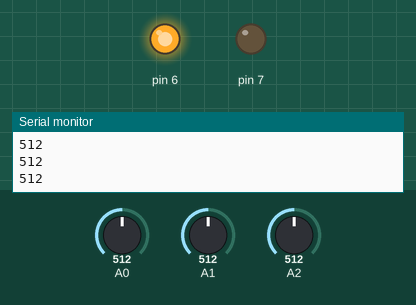
A sketch run on a simulated Arduino Uno, built with avr-gcc and run on an emulated ATmega328P. Shown: output pins drawn as LEDs (lit = HIGH), the last lines printed to the serial monitor. The inputs (shaded band) are chosen by the test bench; at power-on: A0 = 512, A2 = 512, A1 = 512.

Above: at 1.8 s.
1.9 s: A0 set to 493
At 2.8 s:
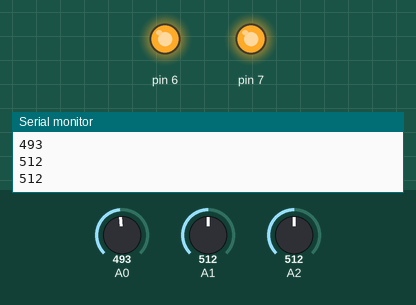
3.5 s: A2 set to 161
5.2 s: A2 set to 136
At 7.2 s:
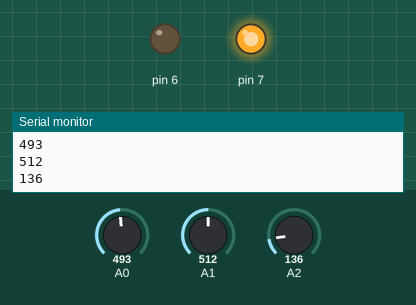
7.5 s: A1 set to 317
9.2 s: A1 set to 292
At 10.3 s:
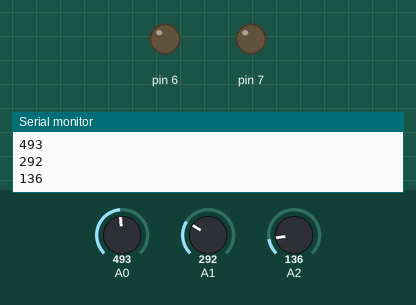
11.5 s: A1 set to 306
At 13.1 s:
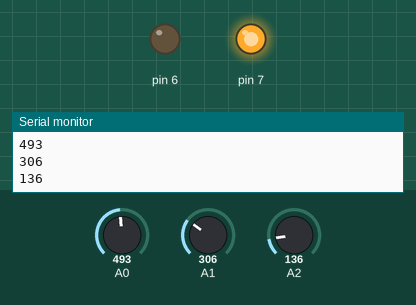
Timing chart, 0 to 14.5 s (numbered marks = the images above; inputs shaded):
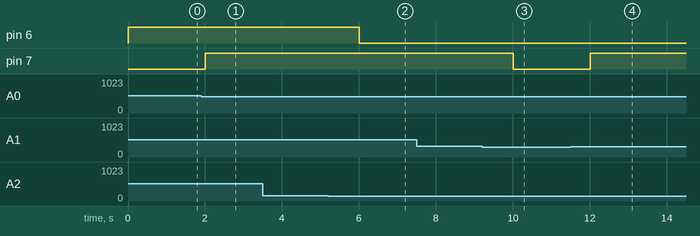

The sketch:

balaji_assignment_11.ino
```cpp
// C++ code
//
void setup()
{
  pinMode(7, OUTPUT);
  pinMode(6,OUTPUT);
  Serial.begin(9600);
}

void loop()
{
  int a=analogRead(A0);
  int b=analogRead(A1);
  int c=analogRead(A2);
  Serial.println(a);
  Serial.println(b);
  Serial.println(c);
  if(a<=500 && b>=300)
  {
     digitalWrite(7,HIGH);
  }
  else
  {
    digitalWrite(7,LOW);
  }
  if(c>=150)
  {
     digitalWrite(6,HIGH);
  }
  else
  {
    digitalWrite(6,LOW);
  }

  delay(1000);
}
```

Measured:
- the behaviour switches between 501 and 500 on A0 (found by bisection; images 0 and 1)
- the behaviour switches between 150 and 149 on A2 (found by bisection; images 1 and 2)
- the behaviour switches between 300 and 299 on A1 (found by bisection; images 2 and 3)
- after the input at 1.9 s, pin 7: LOW → HIGH after 0.10 s
- after the input at 5.2 s, pin 6: HIGH → LOW after 0.81 s
- after the input at 9.2 s, pin 7: HIGH → LOW after 0.81 s
- after the input at 11.5 s, pin 7: LOW → HIGH after 0.51 s
